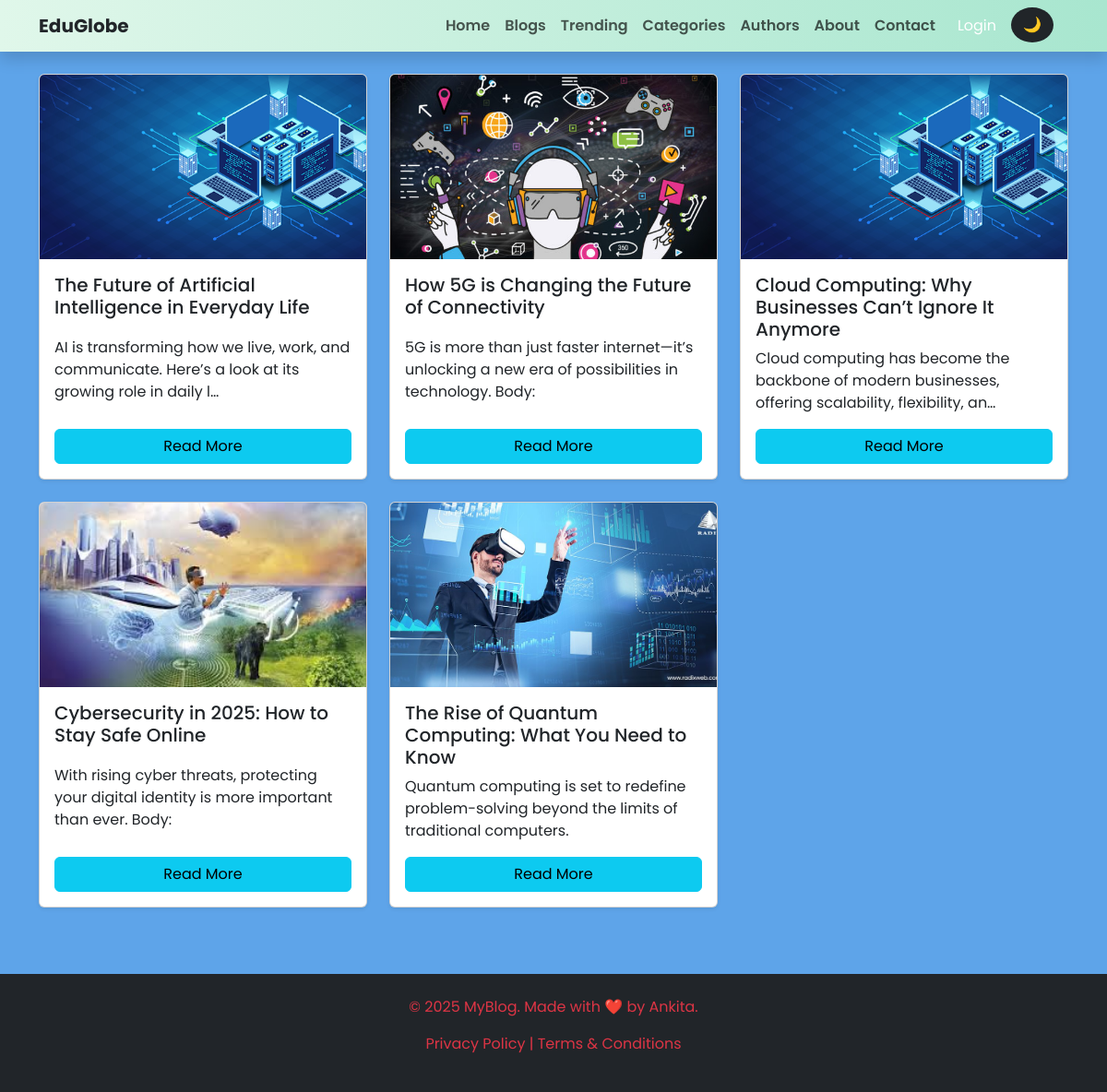
Page /category-blog/Technology/ on the committed database.
### webapp/models.py (models this page shows, shortened)
class Blog(models.Model):
    STATUS_CHOICE = (
        ('draft','Draft'),
        ('published','Published')
    )
    title = models.CharField(max_length=100,unique=True)
    slug = models.SlugField(unique=TRUE,blank=True)
    category = models.ForeignKey(Category,on_delete=models.CASCADE)
    author = models.ForeignKey(User,on_delete=models.CASCADE)
    blog_image = models.ImageField(upload_to='uploads/%y/%m/%d')
    short_description = models.TextField(max_length=1000)
    blog_body = models.TextField(max_length=3000)
    views = models.IntegerField(null=True)
    comment = models.IntegerField(null=True)
    status = models.CharField(max_length=100,choices= STATUS_CHOICE, default='draft')
    is_feacherd = models.BooleanField(default=False)
    created_at = models.DateTimeField(auto_now_add=True)
    updated_at = models.DateTimeField(auto_now=True)

### webapp/views.py (the view)
# urls.py: path('category-blog/<str:cn>/',views.category_blog,name='category-blog'),
def category_blog(request,cn):
    blog_obj = Blog.objects.filter(category__category_name=cn)
    context = {
        'blog' : blog_obj,
    }
    return render(request,'category-blog.html',context)

### templates/category-blog.html (shortened to what this page needs)
{% extends 'base.html' %}
{% block content %}
<section class="container py-4">
  <div class="row">
    <div class="col-lg-12">
      <div class="row g-4" id="subcategoryBlogGrid">
        {% for i in blog %}
        <div class="col-md-4">
          <div class="card h-100 shadow-sm">
            <img src="{{i.blog_image.url}}" class="card-img-top" alt="Blog 1">
            <div class="card-body">
              <h5 class="card-title">{{i.title}}</h5>
              <p class="card-text">{{i.short_description|truncatechars:100}}</p>
              <a href="{% url 'blog-detail' i.pk %}" class="btn btn-info">Read More</a>
            </div>
          </div>
        </div>
        {% endfor %}
      </div>
    </div>
  </div>
</section>
{% endblock %}

### templates/base.html (shortened to what this page needs)
{% load static %}
<!DOCTYPE html>
<html lang="en">
<head>
    <link href="https://cdn.jsdelivr.net/npm/bootstrap@5.3.3/dist/css/bootstrap.min.css" rel="stylesheet">
    <link rel="stylesheet" href="https://cdnjs.cloudflare.com/ajax/libs/font-awesome/6.7.2/css/all.min.css">
    <link rel="stylesheet" href="https://cdnjs.cloudflare.com/ajax/libs/font-awesome/6.7.2/css/fontawesome.min.css">
    <link rel="stylesheet" href="{% static 'css/style.css' %}">
</head>
<body>
<nav class="navbar navbar-expand-lg shadow sticky-top" style="background: linear-gradient(90deg, #E0F7EA, #A8E6CF);">
  <div class="container">
    <a class="navbar-brand fw-bold text-dark" href="#">EduGlobe</a>
    <div class="collapse navbar-collapse justify-content-end" id="navbarNav">
      <ul class="navbar-nav align-items-left me-3">
        <li class="nav-item">
          <a class="nav-link fw-semibold {% if request.resolver_match.url_name == 'home' %}active{% endif %}" href="{% url 'home' %}">Home</a>
        </li>
        <li class="nav-item">
          <a class="nav-link fw-semibold {% if request.resolver_match.url_name == 'blogs' %}active{% endif %}" href="{% url 'blogs' %}">Blogs</a>
        </li>
        <li class="nav-item">
          <a class="nav-link fw-semibold {% if request.resolver_match.url_name == 'trending' %}active{% endif %}" href="{% url 'trending' %}">Trending</a>
        </li>
        <li class="nav-item">
          <a class="nav-link fw-semibold {% if request.resolver_match.url_name == 'categories' %}active{% endif %}" href="{% url 'categories' %}">Categories</a>
        </li>
        <li class="nav-item">
          <a class="nav-link fw-semibold {% if request.resolver_match.url_name == 'authors' %}active{% endif %}" href="{% url 'authors' %}">Authors</a>
        </li>
        <li class="nav-item">
          <a class="nav-link fw-semibold {% if request.resolver_match.url_name == 'about' %}active{% endif %}" href="{% url 'about' %}">About</a>
        </li>
        <li class="nav-item">
          <a class="nav-link fw-semibold {% if request.resolver_match.url_name == 'contact' %}active{% endif %}" href="{% url 'contact' %}">Contact</a>
        </li>
        {% if request.user.is_authenticated %}
        <li class="nav-item"><a class="btn btn-info nav-link ms-2 text-white" href="{% url 'logout' %}">Logout</a></li>
        {% else %}
        <li class="nav-item"><a class="btn btn-info nav-link ms-2 text-white" href="{% url 'auth' %}">Login</a></li>
        {% endif %}
        <li><button id="darkModeBtn" class="btn rounded-circle ms-2 bg-dark text-light">🌙</button></li>
      </ul>
    </div>
  </div>
</nav>
    {% block content %}
    {% endblock %}
    <footer class="bg-dark text-center text-danger py-4 mt-5">
        <p>© 2025 MyBlog. Made with ❤️ by Ankita.</p>
        <p><a href="#" class="text-danger">Privacy Policy</a> | <a href="#" class="text-danger">Terms & Conditions</a>
        </p>
    </footer>
</body>
</html>

### static/css/style.css (style rules this page uses)
body { font-family: 'Poppins', sans-serif; margin: 0; background: #5ea4e9; color: #05121f; scroll-behavior: smooth; }
a { text-decoration: none; }
li { list-style: none; }
.card-img-top { height: 200px; object-fit: cover; }
.card { min-height: 350px; transition: transform 0.3s; }
.card-body { display: flex; flex-direction: column; justify-content: space-between; }
.navbar { transition: 0.3s; }
footer a { color: #07d3b8; }
.navbar .nav-link { transition: 0.3s; }

### rows in the picture
Blog: blog_image (picture), title "The Future of Artificial Intelligence in Everyday Life", short_description "AI is transforming how we live, work, and communicate. Here’s a look at its growing role in daily l…"
Blog: blog_image (picture), title "How 5G is Changing the Future of Connectivity", short_description "5G is more than just faster internet—it’s unlocking a new era of possibilities in technology. Body:"
Blog: blog_image (picture), title "Cloud Computing: Why Businesses Can’t Ignore It Anymore", short_description "Cloud computing has become the backbone of modern businesses, offering scalability, flexibility, an…"
Blog: blog_image (picture), title "Cybersecurity in 2025: How to Stay Safe Online", short_description "With rising cyber threats, protecting your digital identity is more important than ever. Body:"
Blog: blog_image (picture), title "The Rise of Quantum Computing: What You Need to Know", short_description "Quantum computing is set to redefine problem-solving beyond the limits of traditional computers."
